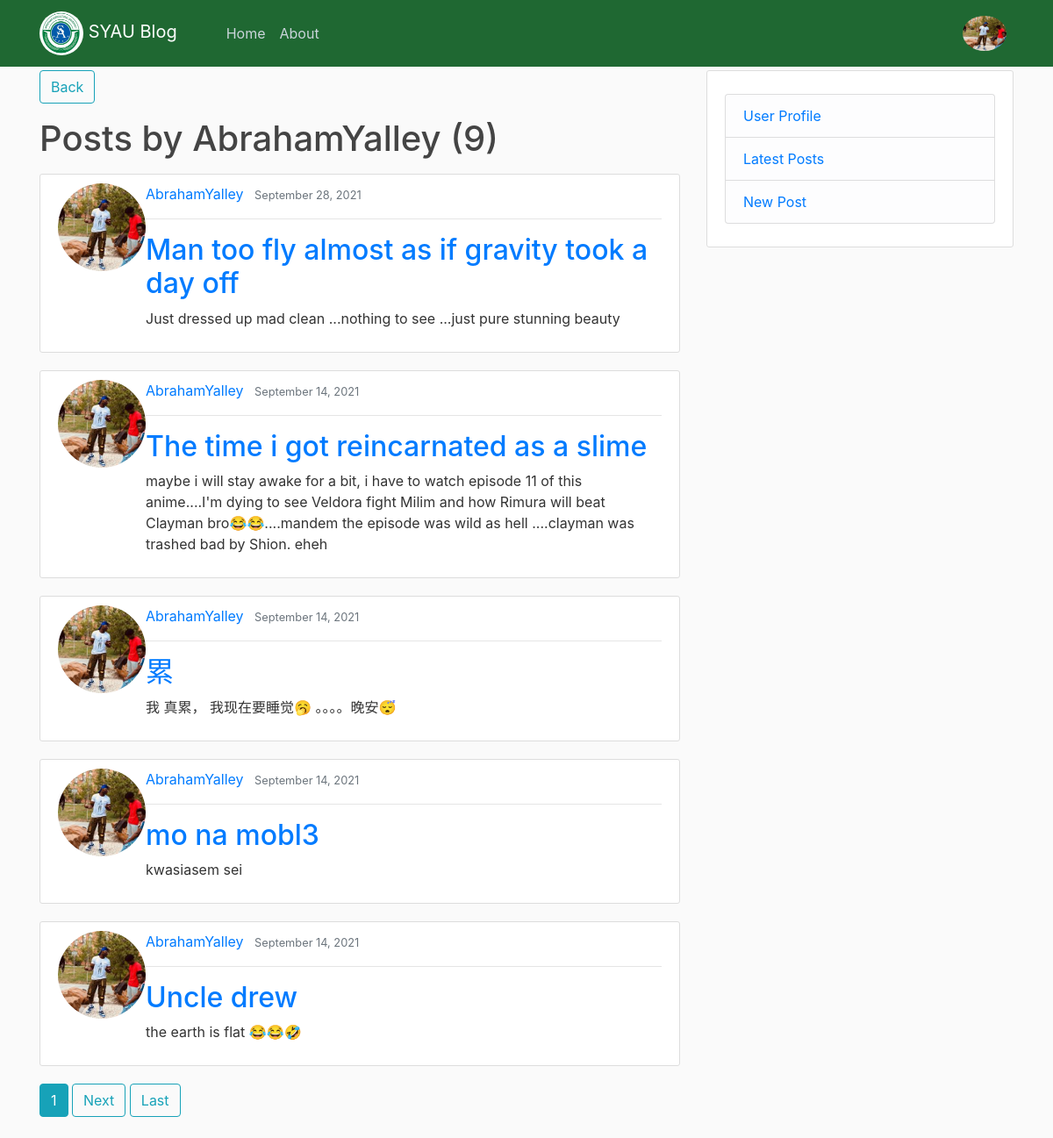
The page /user/AbrahamYalley (signed in) on the database its author committed.
### users/models.py (models this page shows, shortened)
class Profile(models.Model):
    user=models.OneToOneField(User,on_delete=models.CASCADE)
    image=models.ImageField(default='default.jpg',upload_to='profile_pics')

### blog/models.py (models this page shows, shortened)
class Post(models.Model):
    title=models.CharField(max_length=100)
    image=models.ImageField(upload_to='post_photos',blank=True,null=True)
    content=models.TextField()
    date_posted=models.DateTimeField(default=timezone.now)
    author=models.ForeignKey(User,on_delete=CASCADE)

### blog/views.py (the view)
# urls.py: path('user/<str:username>', UserPostListView.as_view(),name='user-post'),
class UserPostListView(LoginRequiredMixin,ListView):
    model=Post
    template_name='blog/user_post.html'
    context_object_name='posts'
    paginate_by=5
    def get_queryset(self):
        user=get_object_or_404(User,username=self.kwargs.get('username'))
        return Post.objects.filter(author=user).order_by('-date_posted')

### blog/templates/blog/user_post.html (shortened to what this page needs)
{% extends "blog/base.html" %}
{% block content %}
<p><a class="btn btn-outline-info" href="javascript:history.back()" margin="10px">Back</a> </p>
<h1 class="mb-3">Posts by {{ view.kwargs.username }} ({{ page_obj.paginator.count}})</h1>
        {% for post in posts %}
                <article class="media content-section">
                        <img class="rounded-circle article-img" src="{{post.author.profile.image.url}}" width="100" height="100">
                        <div class="media-body">
                        <div class="article-metadata">
                        <a class="mr-2" href="{% url 'user-post' post.author.username %}">{{ post.author }}</a>
                        <small class="text-muted">{{ post.date_posted|date:"F d, Y" }}</small>
                        </div>
                        <hr>
                        <h2><a class="article-title" href="{% url 'post-detail' post.id %}">{{ post.title }}</a></h2>
                        <p class="article-content">{{ post.content }}</p>
                        </div>
                </article>
       {% endfor %}
                {% if is_paginated %}
                        {% for num in page_obj.paginator.page_range %}
                                {% if page_obj.number == num %}
                                <a class="btn btn-info mb-4" href="?page={{num}}">{{num}}</a>
                                {% elif num > page_obj.number|add:'-3' and num < page_obj.number|add:'-3' %}
                                <a class="btn btn-outline-info mb-4" href="?page={{num}}">{{num}}</a>
                                {% endif %}
                        {% endfor %}
                        {% if page_obj.has_next %}
                                <a class="btn btn-outline-info mb-4" href="?page={{ page_obj.next_page_number}}">Next</a>
                                <a class="btn btn-outline-info mb-4" href="?page={{ page_obj.paginator.num_pages}}">Last</a>
                         {% endif %}
            {% endif %}
{% endblock content %}

### blog/templates/blog/base.html (shortened to what this page needs)
{% load static %}
<!doctype html>
<html lang="en">
  <head>
    <link rel="stylesheet" href="https://maxcdn.bootstrapcdn.com/bootstrap/4.0.0/css/bootstrap.min.css">
    <link rel="stylesheet" type="text/css" href="{% static 'blog/main.css' %}">
  </head>
  <body>
    <header class="site-header">
      <nav class="navbar navbar-expand-md navbar-dark bg-steel fixed-top">
        <div class="container">
          <a class="navbar-brand mr-5" href="/"> <img class="rounded-circle" src="{% static 'blog/syaulogo.png' %}" alt="logo" height="50px" width="50px">  SYAU Blog</a>
          <div class="collapse navbar-collapse" id="navbarToggle">
            <div class="navbar-nav mr-auto">
              <a class="nav-item nav-link" href="{%url 'blog-home' %}">Home</a>
              <a class="nav-item nav-link" href="{%url 'blog-about' %}">About</a>
            </div>
            <div class="navbar-nav">
              {% if user.is_authenticated %}
              <a class="nav-item nav-link" href="{% url 'profile' %}"> <img class="rounded-circle " src="{{ user.profile.image.url }}" width="50px" height="40px"></a>
              {% else %}
              <a class="nav-item nav-link" href="{% url 'login' %}">Login</a>
              <a class="nav-item nav-link" href="{% url 'register' %}">Register</a>
              {% endif %}
            </div>
          </div>
        </div>
      </nav>
    </header>
    <main role="main" class="container">
      <div class="row">
        <div class="col-md-8">
          {% block content %}{% endblock %}
        </div>
        <div class="col-md-4">
          {% if user.is_authenticated %}
          <div class="content-section">
            <p class='text-muted'>
              <ul class="list-group">
                <li class="list-group-item list-group-item-light" > <a  href="{% url 'profile' %}"> User Profile</a></li>
                <li class="list-group-item list-group-item-light"><a  href="{% url 'blog-home' %}">Latest Posts</a></li>
                <li class="list-group-item list-group-item-light"> <a  href="{% url 'post-create' %}">New Post</a> </li>
              </ul>
            </p>
          </div>
          {% endif %}
        </div>
      </div>
    </main>
  </body>
</html>

### blog/static/blog/main.css (style rules this page uses)
body { background: #fafafa; color: #333333; margin-top: 5rem; }
h1, h2, h3, h4, h5, h6 { color: #444444; }
ul { margin: 0; }
.bg-steel { background-color: #0e5c22ec; }
.site-header .navbar-nav .nav-link { color: #cbd5db; }
.content-section { background: #ffffff; padding: 10px 20px; border: 1px solid #dddddd; border-radius: 3px; margin-bottom: 20px; }

### rows shown on the page
Post: author.profile.image (picture), author "AbrahamYalley", date_posted "September 28, 2021", title "Man too fly almost as if gravity took a day off", content "Just dressed up mad clean ...nothing to see ...just pure stunning beauty"
Post: author.profile.image (picture), author "AbrahamYalley", date_posted "September 14, 2021", title "The time i got reincarnated as a slime", content "maybe i will stay awake for a bit, i have to watch episode 11 of this anime....I'm dying to see Veldora fight Milim and how Rimura will beat Clayman bro😂😂....mandem the episode was wild as hell ....clayman was trashed bad by Shion. eheh"
Post: author.profile.image (picture), author "AbrahamYalley", date_posted "September 14, 2021", title "累", content "我 真累， 我现在要睡觉🥱 。。。。晚安😴"
Post: author.profile.image (picture), author "AbrahamYalley", date_posted "September 14, 2021", title "mo na mobl3", content "kwasiasem sei"
Post: author.profile.image (picture), author "AbrahamYalley", date_posted "September 14, 2021", title "Uncle drew", content "the earth is flat 😂😂🤣"

### other values the page prints
{{ view.kwargs.username }} "AbrahamYalley"
{{ page_obj.paginator.count }} "9"
{{ num }} "1"
